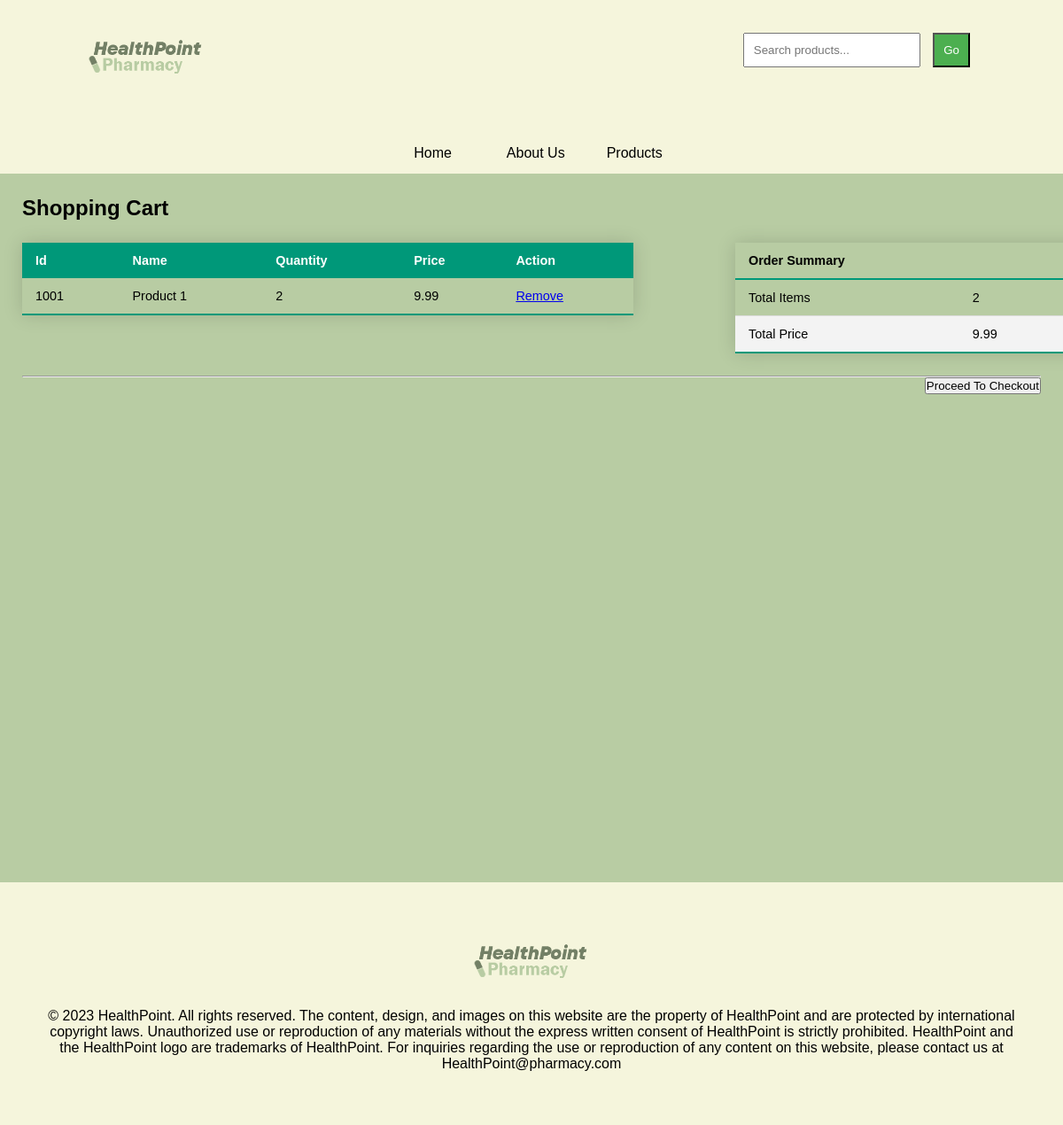
The app's page /Cart.php (signed in) with its own data.
### tables this page shows
CREATE TABLE customerbasket (
    BasketID INT NOT NULL AUTO_INCREMENT,
    CustomerID INT NOT NULL,
    ProductName VARCHAR(40) NOT NULL,
    ProductID INT NOT NULL,
    Price DECIMAL(5,2) NOT NULL,
    Quantity INT NOT NULL,
    PRIMARY KEY (BasketID),
    FOREIGN KEY (CustomerID) REFERENCES accountdetails(Customer_ID)
);

### Cart.php (the view, shortened to what this page needs)
<?php
include('connectdb.php');
if(isset($_SESSION["Customer_ID"]) && $_SESSION["loggedin"] === true){
	$cID=$_SESSION["Customer_ID"] ;
}
else
{
  header('Location: signInPageCustomer.php');
}
$query = 'SELECT * FROM customerbasket  WHERE CustomerID = '.$cID;
$result = mysqli_query($con, $query) or die (mysqli_error($con));
$sum = 0;
$count = 0;
?>
<!DOCTYPE html>
<html lang="en">
<head>
<link rel="stylesheet" type="text/css" href="css/contact.css">
</head>
<body class="">
<nav class="banner">
<a href="homePage.php"><img src="hplogo3.png" class="logo" alt="Company Logo"></a>
<form action="productPage.php" method="get">
  <input type="text" name="search" class="search-bar"
    value="<?= isset($search) && $search !== '' ? htmlspecialchars($search) : '' ?>" placeholder="Search products...">
  <input type="submit" value="Go" class="search-bar-go">
</form>
  </nav>
  <nav class="header-nav">
    <ul class="navigation-bar">
      <li><a href="Index.php">Home</a></li>
      <li><a href="AboutUs.php">About Us</a></li>
      <nav class=Products>
        <a href="productPage.php"><button class="dropbtn">Products</button></a>
      </nav>
    </ul>
  </nav>
  <div class="content content-basket">
<section class=" mt-3">
    <h2 class="text-center">Shopping Cart</h2>
    <div class="row justify-content-center">
    <div style="width:60%;float:left;">
     <div class="table-responsive">
      <table class="table  table-bordered  table-hover" width="100%">
        <thead>
          <tr>
            <th>Id</th>
            <th>Name</th>
            <th>Quantity</th>
            <th>Price</th>
            <th>Action</th>
    </tr>
  </thead>
  <tbody>
  <?php
                                while ($row = mysqli_fetch_assoc($result)) {
                                    echo '<tr>';
                                    echo '<td>'. $row['ProductID'].'</td>';
                                    echo '<td>'. $row['ProductName'].'</td>';
                                   echo '<td>'. $row['Quantity'].'</td>';
                                    echo '<td>'. $row['Price'].'</td>';
                                    echo '<td>';
                                    echo ' <a  type="button" class="btn btn-danger" href="removefromcart.php?ProductID=' . $row['ProductID'].'">Remove </a> </td>';
                                    echo '</tr> ';
                                    $sum=$sum+ $row['Price'];
                                    $count=$count+ $row['Quantity'];
                        }
                    ?>
  </tbody>
</table>
     </div>
      </div>
      <div style="width:10%"></div>
      <div style="width:30%;float:right;">
<table class="table table-bordered table-hover"><tr><td colspan="2" class="text-center"><strong>Order Summary</strong></td></tr>
<tbody>
  <tr><td>Total Items</td><td><?php echo $count; ?> </td></tr>
  <tr><td>Total Price</td><td><?php echo $sum;?></td></tr>
</tbody></table>
      </div>
    </div>
</section>
<hr>
<div class="mt-3 d-grid gap-2">
  <button class="btn btn-success" style="float:right;" onclick="location.href='CheckoutPage.php';"> Proceed To Checkout</button>
</div>
</div>
<footer class="footer">
  <div class="footer-section">
    <div>
      <a href="homePage.php"><img src="hplogo3.png" class="logo" alt="Company Logo"></a>
    </div>
    <div>
      <p>© 2023 HealthPoint. All rights reserved.
        The content, design, and images on this website are the property of HealthPoint and are protected by
        international copyright laws. Unauthorized use or reproduction of any materials without the express written
        consent of HealthPoint is strictly prohibited. HealthPoint and the HealthPoint logo are trademarks of
        HealthPoint.
        For inquiries regarding the use or reproduction of any content on this website, please contact us at
        HealthPoint@pharmacy.com</p>
    </div>
  </div>
</footer>
</body>
</html>

### css/contact.css (style rules this page uses)
* { margin: 0; padding: 0; font-family: 'poppins', sans-serif; box-sizing: border-box; }
.banner { position: fixed; top: 0; left: 0; width: 100%; padding: 25px 100px; background-color: #f5f5dc; display: flex; justify-content: space-between; align-items: center; z-index: 100; }
.content { background-color:#b8cca3; min-height: 100vh; width: 100%; color:rgb(0, 0, 0); align-items: center; }
.logo { max-width: 130px; height: auto; }
.header-nav { background-color: #f5f5dc; overflow: hidden; padding-top: 150px; }
.navigation-bar { list-style-type: none; margin: 0; padding: 0; display: flex; justify-content: center; }
.navigation-bar li { margin: 0 15px; }
.navigation-bar li a { display: block; color: black; text-align: center; padding: 14px 16px; text-decoration: none; transition: background-color 0.s ease; }
.dropbtn { background-color: #f5f5dc; color: black; padding: 14px 16px; font-size: 16px; border: none; cursor: pointer; }
.footer { background-color: #f5f5dc; color: #000000; text-align: center; padding: 50px; position: relative; bottom: 0; width: 100%; }
.footer-section { display: flex; flex-direction: column; align-items: center; }
.footer-section div { width: 100%; margin-bottom: 10px; }
input[type="submit"] { background-color: #4caf50; color: white; cursor: pointer; }
form { margin-bottom: 20px; }
input[type="text"], input[type="email"], input[type="number"], input[type="tel"], textarea, select, input[type="submit"] { padding: 10px; margin: 5px; }
input[type="text"], select { width: 200px; }
.content-basket { padding: 25px ; }
.row { display: flex; }
table { border-collapse: collapse; margin: 25px 0; font-size: 0.9em; font-family: sans-serif; min-width: 400px; box-shadow: 0 0 20px rgba(0, 0, 0, 0.15); }
table thead tr { background-color: #009879; color: #ffffff; text-align: left; }
table th, table td { padding: 12px 15px; }
table tbody tr { border-bottom: 1px solid #dddddd; }
table tbody tr:nth-of-type(even) { background-color: #f3f3f3; }
table tbody tr:last-of-type { border-bottom: 2px solid #009879; }

### records on screen
customerbasket: ProductID "1001", ProductName "Product 1", Quantity "2", Price "9.99"

### other values on screen
$count "2"
$sum "9.99"
